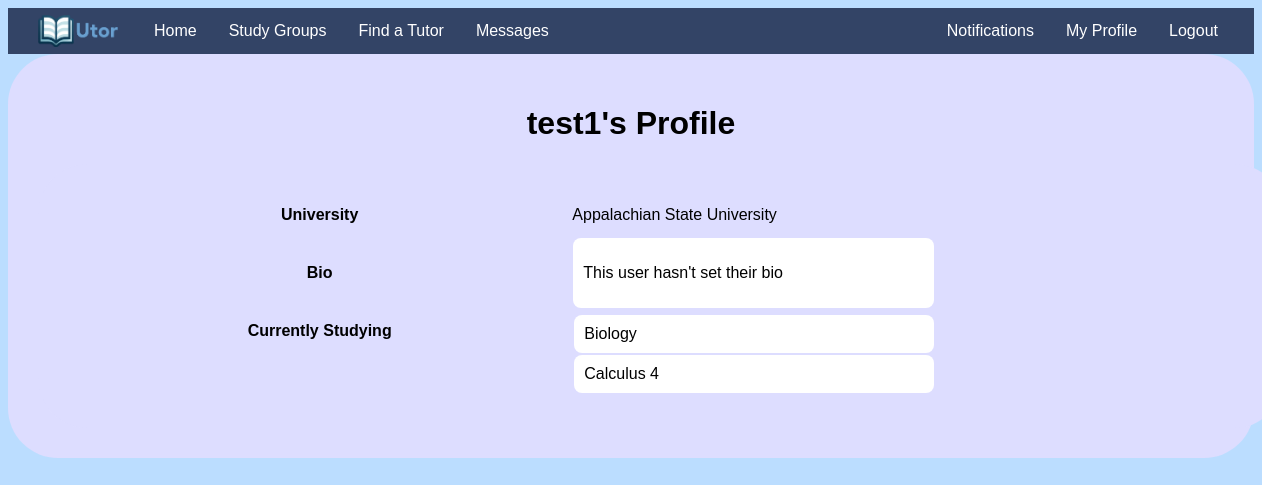
The page /profile/test1/ (signed in) on the database as committed earlier.
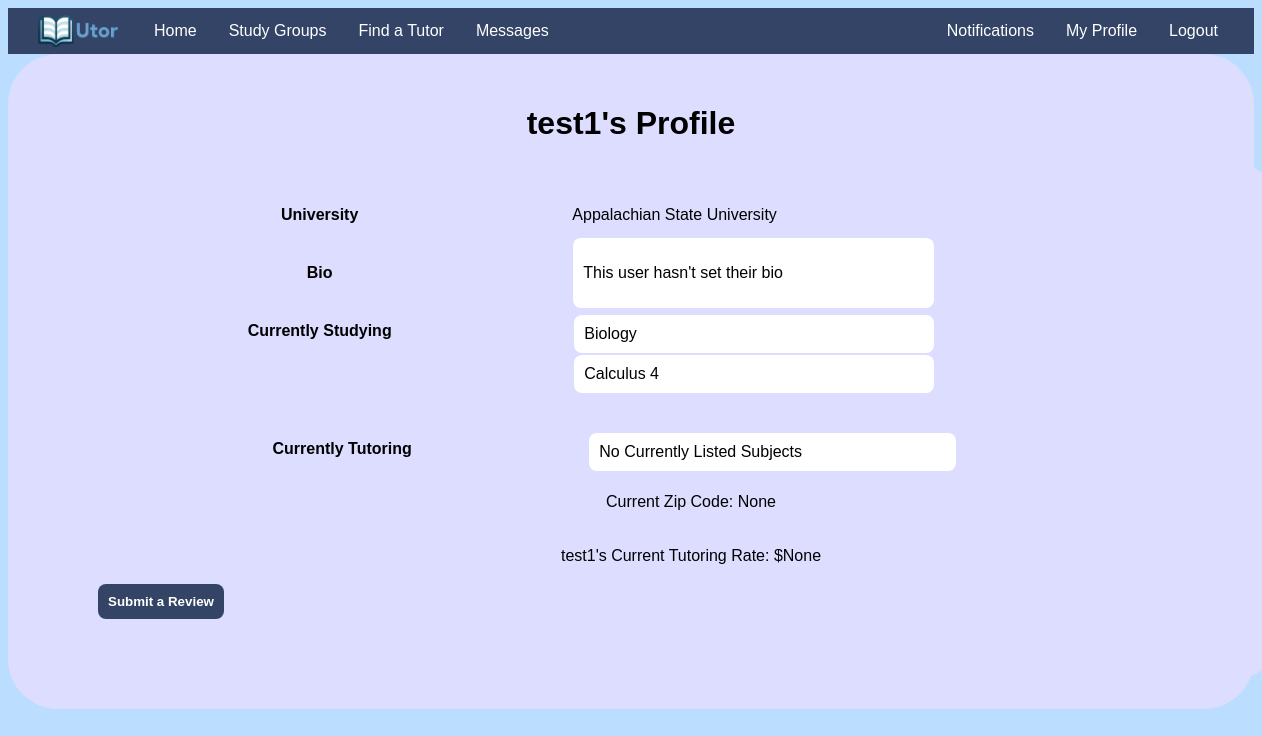
The same page on the database as committed later.
### main/models.py (models this page shows, shortened)
class User(AbstractUser):
    tutor_subjects = models.TextField(null=True)
    student_subjects = models.TextField(null=True)
    university = models.ForeignKey(University, on_delete=models.PROTECT, null=True, blank=True)
    bio = models.TextField(default="This user hasn't set their bio")
    is_verified = models.BooleanField(default=False)
    email_key = models.CharField(max_length=50, unique=True)
    tutoring_enabled = models.BooleanField(default=False)
    tutoring_pay = models.DecimalField(null=True, decimal_places=2, max_digits=4, default=0.00)
    average_rating = models.DecimalField(null=True, decimal_places=2, max_digits=3, default=0.00)
    zip_code = models.IntegerField(null=True, default=28607)
    def get_tutor_subjects(self):
        return json.loads(self.tutor_subjects or "[]")
    def get_student_subjects(self):
        return json.loads(self.student_subjects or "[]")
    def has_notifications(self):
        return bool(Notification.objects.filter(user=self))
    def num_notifications(self):
        return len(Notification.objects.filter(user=self))

class University(models.Model):
    name = models.CharField(max_length=150)
    domains = models.TextField(null=True)
    web_pages = models.TextField(null=True)
    country = models.CharField(max_length=50)
    alpha_two_code = models.CharField(max_length=10, null=True)
    state_province = models.CharField(max_length=100,null=True)

### main/misc_utils.py (the view)
    def wrapper(request, *args, **kwargs):
        if not request.user.is_authenticated:
            return redirect("login")
        return target(request, *args, **kwargs)

### main/misc_utils.py (called while the page is built)
def ensure_authenticated(target):
    def wrapper(request, *args, **kwargs):
        if not request.user.is_authenticated:
            return redirect("login")
        return target(request, *args, **kwargs)
    return wrapper

### main/views.py (called while the page is built)
@ensure_authenticated
def profile(request, username):
    usr = get_object_or_404(User, username=username)
    if usr.username != request.user.username:
        return render(request, "tutor_profile.html", context={"user": usr})
    current_user = usr.username
    return render(request, "profile.html", context={"user": usr, "current_user": current_user})

### main/templates/tutor_profile.html (shortened to what this page needs)
{% extends 'base.html' %}
{% load static %}
{% block content %}
<div class="outer">
  <div class="maindiv">
    <div class="center text-center">
      <h1>{{ user.username }}'s Profile</h1>
    </div>
	<div class="maindiv">
		<table>
		<tr>
			<th>University</th>
			<td>{{ user.university.name }}</td>
		</tr>
		<tr>
			<th>Bio</th>
			<td class = "list">
				<div id="bio">
					<p id="bio_text">{{ user.bio }}</p>
				</div>
			</td>
		<tr>
			<th valign=top>Currently Studying</th>
			<td id="subject_list">
			{% for subject in user.get_student_subjects %}
				<div class="list" id="subject_{{ forloop.counter }}">
					<div style="width: 90%;">{{ subject }}</div>
				</div>
			{% endfor %}
			</td>
		</tr>
	</table>
	<div class="{% if user.tutoring_enabled %}maindiv{% else %}hidden{% endif %}" name="tutoring-section">
		<table>
			<tr>
				<th valign=top>Currently Tutoring
				</th>
				<td id="tutoring_list">
				{% if not user.get_tutor_subjects %}
				<div class="list" id="tutoring_{{ forloop.counter }}">
					<div style="width: 90%;">No Currently Listed Subjects</div>
				</div>
				{% endif %}
				</td>
			</tr>
			<tr>
				<td colspan="2" class="text-center">
						<p>Current Zip Code: <span id="zip_code_display">{{ user.zip_code }}</span></p>
				</td>
			</tr>
			<tr>
				<td colspan="2" class="text-center">
					<p>{{ user.username}}'s Current Tutoring Rate: $<span id="pay_display">{{ user.tutoring_pay }}</span></p>
				</td>
			</tr>
		</table>
		<div>
			<form method="post" action='{% url 'review_page' user.username %}'>
				<button class="anchorbutton" type="submit">Submit a Review</button>
			</form>
		</div>
	</div>
  </div>
</div>
{% endblock %}

Rows that differ between the two databases and show on the page:
changed User "test1": tutoring_enabled False → True (drawn); tutor_subjects empty → "[]" (drawn); zip_code (not shown) → "None"; username (not shown) → "test1"; tutoring_pay (not shown) → "None"
Other text that changed with them:
text now shown: "Currently Tutoring No Currently Listed Subjects Current Zip Code: 's Current Tutoring Rate: $ Submit a Review"
